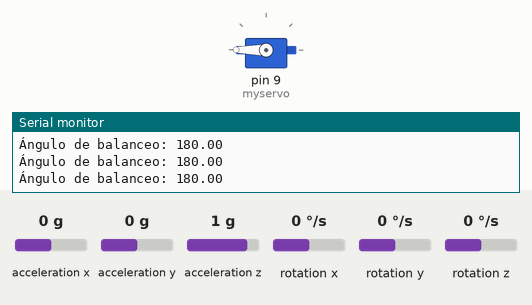
A sketch run on a simulated Arduino Uno, built with avr-gcc and run on an emulated ATmega328P. Shown: servo, the last lines printed to the serial monitor. The inputs (shaded band) are chosen by the test bench; at power-on: acceleration x 0 g, acceleration z 1 g, acceleration y 0 g, rotation x 0 °/s, rotation y 0 °/s, rotation z 0 °/s.

Above: at 1.2 s.
1.3 s: acceleration x set to -0.2 g
At 2.5 s:
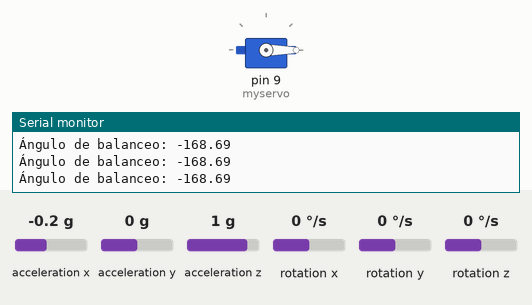
2.8 s: acceleration x set to 0.8 g
At 3.7 s:
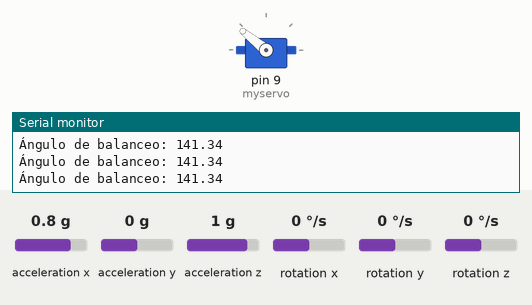
4.3 s: acceleration z set to -1.4 g
At 5.1 s:
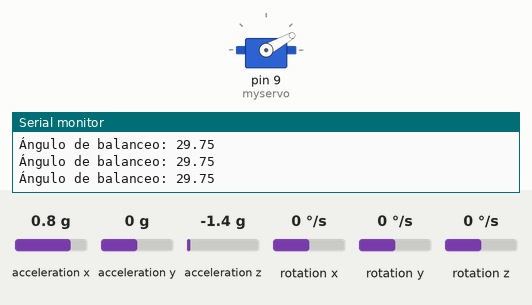
5.8 s: acceleration z set to 0.8 g
At 6.8 s:
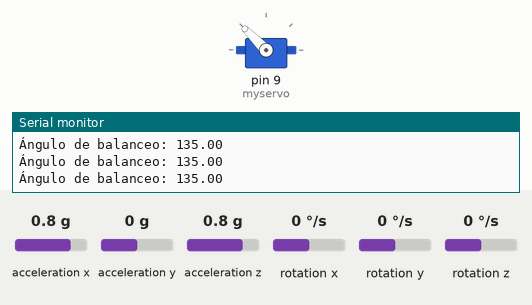
7.3 s: acceleration x set to 1.4 g
At 8.3 s:
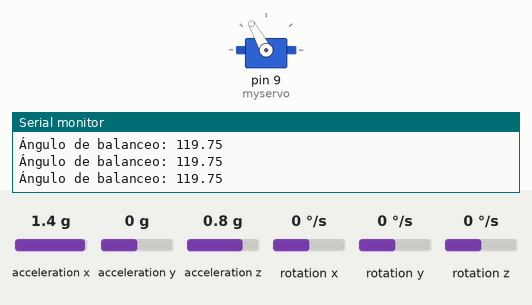
8.8 s: acceleration z set to -0.8 g
At 9.7 s:
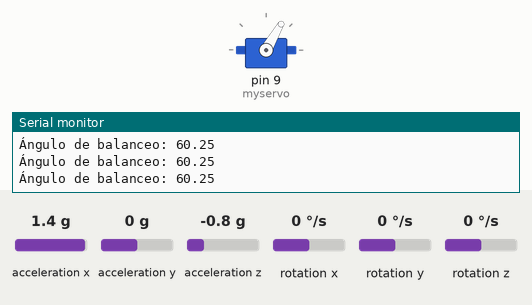
Timing chart, 0 to 11.3 s (numbered marks = the images above; inputs shaded):
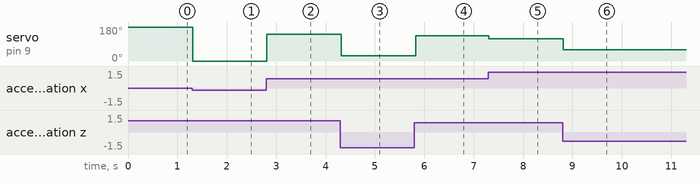

The sketch:

mpu6050_V2.ino
```cpp
#include <Wire.h>
#include <MPU6050.h>
#include <Servo.h>

MPU6050 mpu;
Servo myservo;

int16_t ax, ay, az;
int16_t gx, gy, gz;
float pitch, roll;
int servoPos;

void setup() {
  Wire.begin();
  Serial.begin(9600);

  myservo.attach(9);

  mpu.initialize();
  Serial.println("MPU6050 inicializado correctamente");
}

void loop() {
  mpu.getMotion6(&ax, &ay, &az, &gx, &gy, &gz);

  pitch = atan2(-ay, -az) * RAD_TO_DEG;
  roll = atan2(ax, -az) * RAD_TO_DEG;

  servoPos = map(roll, -90, 90, 0, 180);

  if(servoPos < roll) {
    servoPos = roll;
  }
  else if(servoPos > roll) {
    servoPos = roll;
  }

  myservo.write(servoPos);

  Serial.print("Ángulo de balanceo: ");
  Serial.println(roll);

  delay(10); // Pequeña espera para evitar la sobrecarga del puerto serie
}
```

Measured:
- the behaviour switches between 0 and -0.1 g on acceleration x (found by bisection; images 0 and 1)
- after the input at 1.3 s, servo on pin 9 (myservo): 180° → 0° at once
- after the input at 2.8 s, servo on pin 9 (myservo): 0° → 141° at once
- after the input at 4.3 s, servo on pin 9 (myservo): 141° → 29° at once
- after the input at 5.8 s, servo on pin 9 (myservo): 29° → 135° at once
- after the input at 7.3 s, servo on pin 9 (myservo): 135° → 119° at once
- after the input at 8.8 s, servo on pin 9 (myservo): 119° → 60° at once
